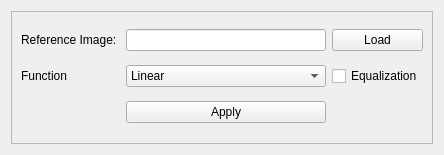
<?xml version="1.0" encoding="UTF-8"?>
<ui version="4.0">
 <class>HistogramSpecification</class>
 <widget class="QWidget" name="HistogramSpecification">
  <property name="geometry">
   <rect>
    <x>0</x>
    <y>0</y>
    <width>444</width>
    <height>155</height>
   </rect>
  </property>
  <property name="windowTitle">
   <string>Form</string>
  </property>
  <layout class="QVBoxLayout" name="verticalLayout">
   <item>
    <widget class="QFrame" name="frame">
     <property name="frameShape">
      <enum>QFrame::StyledPanel</enum>
     </property>
     <property name="frameShadow">
      <enum>QFrame::Raised</enum>
     </property>
     <layout class="QGridLayout" name="gridLayout" rowstretch="0,0,0,0">
      <item row="1" column="0">
       <widget class="QLabel" name="functionLabel">
        <property name="text">
         <string>Function</string>
        </property>
       </widget>
      </item>
      <item row="1" column="1">
       <widget class="QComboBox" name="refFuncComboBox">
        <item>
         <property name="text">
          <string>Linear</string>
         </property>
        </item>
       </widget>
      </item>
      <item row="0" column="1">
       <widget class="QLineEdit" name="refImgName">
        <property name="readOnly">
         <bool>true</bool>
        </property>
       </widget>
      </item>
      <item row="0" column="0">
       <widget class="QLabel" name="refImgLabel">
        <property name="text">
         <string>Reference Image: </string>
        </property>
       </widget>
      </item>
      <item row="0" column="2">
       <widget class="QPushButton" name="loadRefImgButton">
        <property name="text">
         <string>Load</string>
        </property>
       </widget>
      </item>
      <item row="1" column="2">
       <widget class="QCheckBox" name="equalizationCheckbox">
        <property name="text">
         <string>Equalization</string>
        </property>
       </widget>
      </item>
      <item row="3" column="1">
       <widget class="QPushButton" name="applyButton">
        <property name="text">
         <string>Apply</string>
        </property>
       </widget>
      </item>
     </layout>
    </widget>
   </item>
  </layout>
 </widget>
 <resources/>
 <connections/>
</ui>
